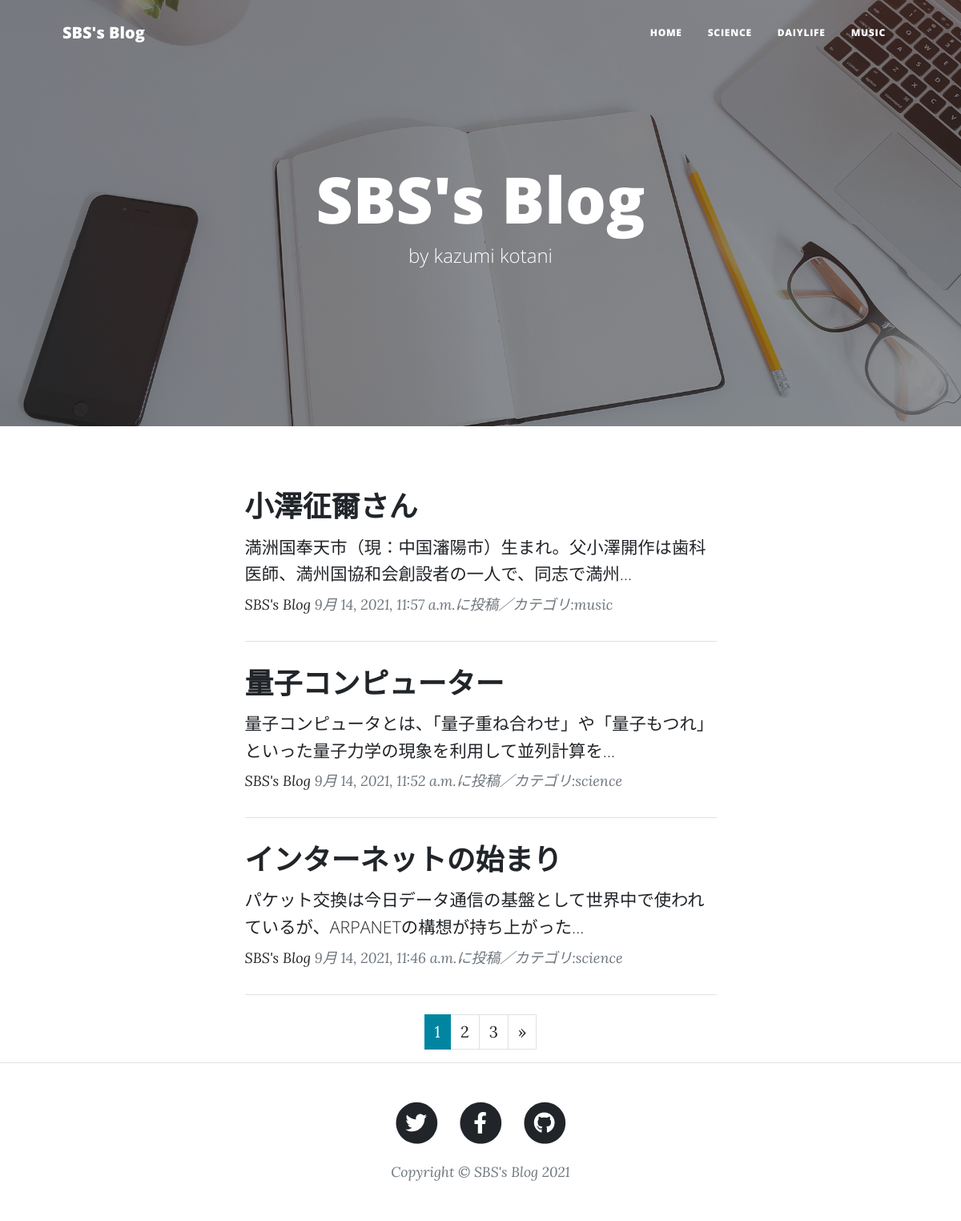
The page / on the database its author committed.
### blog/models.py (models this page shows, shortened)
class BlogPost(models.Model):
	CATEGORY = (('science','科学のこと'),('dailylife','日常のこと'),('music','音楽のこと'))
	title = models.CharField(
			verbose_name='タイトル',
			max_length=200
			)
	content = models.TextField(
			verbose_name='本文'
			)
	posted_at = models.DateTimeField(
			verbose_name='投稿日時',
			auto_now_add=True
			)
	category = models.CharField(
			verbose_name='カテゴリ',
			max_length=50,
			choices=CATEGORY
			)

### blog/views.py (the view)
# urls.py: path('', views.IndexView.as_view(), name='index'),
class IndexView(ListView):
	template_name = 'index.html'
	context_object_name = 'orderby_records'
	queryset = BlogPost.objects.order_by('-posted_at')
	paginate_by = 3

### templates/index.html (shortened to what this page needs)
{% extends 'base.html' %}
{% load static %}
        {% block header %}
        <header class="masthead" style="background-image: url({% static 'assets/img/home-bg.jpg' %})">
            <div class="container position-relative px-4 px-lg-5">
                <div class="row gx-4 gx-lg-5 justify-content-center">
                    <div class="col-md-10 col-lg-8 col-xl-7">
                        <div class="site-heading">
                            <h1>SBS's Blog</h1>
                            <span class="subheading">         by kazumi kotani</span>
                        </div>
                    </div>
                </div>
            </div>
        </header>
        {% endblock %}
        {% block contents %}
        <div class="container px-4 px-lg-5">
            <div class="row gx-4 gx-lg-5 justify-content-center">
                <div class="col-md-10 col-lg-8 col-xl-7">
                    {% for record in orderby_records %}
                    <div class="post-preview">
                        <a href="{% url 'blog:blog_detail' record.pk %}">
                            <h2 class="post-title">{{ record.title }}</h2>
                            <h3 class="post-subtitle">
                                <span style="font-size : 16pt">
                                    {{ record.content|truncatechars:50}}
                                </span>
                            </h3>
                        </a>
                        <p class="post-meta">
                            <a href="#!">SBS's Blog</a>
                            {{ record.posted_at}}に投稿／カテゴリ:{{ record.category }}
                        </p>
                    </div>
                    <hr class="my-4" />
                    {% endfor %}
                    {% include "pagination.html" %}
                </div>
            </div>
        </div>
        {% endblock %}

### templates/base.html (shortened to what this page needs)
{% load static %}
<!DOCTYPE html>
<html lang="ja">
    <head>
        <link href={% static "css/styles.css" %} rel="stylesheet" />
    </head>
    <body>
        <nav class="navbar navbar-expand-lg navbar-light" id="mainNav">
            <div class="container px-4 px-lg-5">
                <a class="navbar-brand" href={% url 'blog:index' %}>SBS's Blog</a>
                <div class="collapse navbar-collapse" id="navbarResponsive">
                    <ul class="navbar-nav ms-auto py-4 py-lg-0">
                        <li class="nav-item"><a class="nav-link px-lg-3 py-3 py-lg-4" href="{% url 'blog:index' %}">Home</a></li>
                        <li class="nav-item"><a class="nav-link px-lg-3 py-3 py-lg-4" href="{% url 'blog:science_list' %}">SCIENCE</a></li>
                        <li class="nav-item"><a class="nav-link px-lg-3 py-3 py-lg-4" href="{% url 'blog:dailylife_list' %}">DAIYLIFE</a></li>
                        <li class="nav-item"><a class="nav-link px-lg-3 py-3 py-lg-4" href="{% url 'blog:music_list' %}">MUSIC</a></li>
                    </ul>
                </div>
            </div>
        </nav>
        {% block header %}{% endblock %}
        {% block contents %}{% endblock %}
        <footer class="border-top">
            <div class="container px-4 px-lg-5">
                <div class="row gx-4 gx-lg-5 justify-content-center">
                    <div class="col-md-10 col-lg-8 col-xl-7">
                        <ul class="list-inline text-center">
                            <li class="list-inline-item">
                                <a href="https://twitter.com">
                                    <span class="fa-stack fa-lg">
                                        <i class="fas fa-circle fa-stack-2x"></i>
                                        <i class="fab fa-twitter fa-stack-1x fa-inverse"></i>
                                    </span>
                                </a>
                            </li>
                            <li class="list-inline-item">
                                <a href="https://www.facebook.com">
                                    <span class="fa-stack fa-lg">
                                        <i class="fas fa-circle fa-stack-2x"></i>
                                        <i class="fab fa-facebook-f fa-stack-1x fa-inverse"></i>
                                    </span>
                                </a>
                            </li>
                            <li class="list-inline-item">
                                <a href="https://github.co.jp">
                                    <span class="fa-stack fa-lg">
                                        <i class="fas fa-circle fa-stack-2x"></i>
                                        <i class="fab fa-github fa-stack-1x fa-inverse"></i>
                                    </span>
                                </a>
                            </li>
                        </ul>
                        <div class="small text-center text-muted fst-italic">Copyright &copy; SBS's Blog 2021</div>
                    </div>
                </div>
            </div>
        </footer>
    </body>
</html>

### templates/pagination.html (shortened to what this page needs)
{% if is_paginated %}
<ul class="pagination" style="justify-content:center">
	{% for num in paginator.page_range %}
		{% if page_obj.number == num %}
			<li class="page-item active">
				<span class="page-link">{{ num }}</span>
			</li>
			{% else %}
			<li class="page-item">
				<a class="page-link" href="?page={{ num }}">{{ num }}</a>
			</li>
		{% endif %}
	{% endfor %}
	{% if page_obj.has_next %}
		<li class="page-item">
			<a class="page-link" href="?page={{ page_obj.next_page_number }}"
				aria-label="Next">
				<span aria-hidden="true">&raquo;</span>
			</a>
		</li>
	{% endif %}
</ul>
{% endif %}

### rows shown on the page
BlogPost: title "小澤征爾さん", content "満洲国奉天市（現：中国瀋陽市）生まれ。父小澤開作は歯科医師、満州国協和会創設者の一人で、同志で満州…", posted_at "9月 14, 2021, 11:57 a.m.", category "music"
BlogPost: title "量子コンピューター", content "量子コンピュータとは、「量子重ね合わせ」や「量子もつれ」といった量子力学の現象を利用して並列計算を…", posted_at "9月 14, 2021, 11:52 a.m.", category "science"
BlogPost: title "インターネットの始まり", content "パケット交換は今日データ通信の基盤として世界中で使われているが、ARPANETの構想が持ち上がった…", posted_at "9月 14, 2021, 11:46 a.m.", category "science"

### other values the page prints
{{ num }} "1"
{{ num }} "2" "3"
